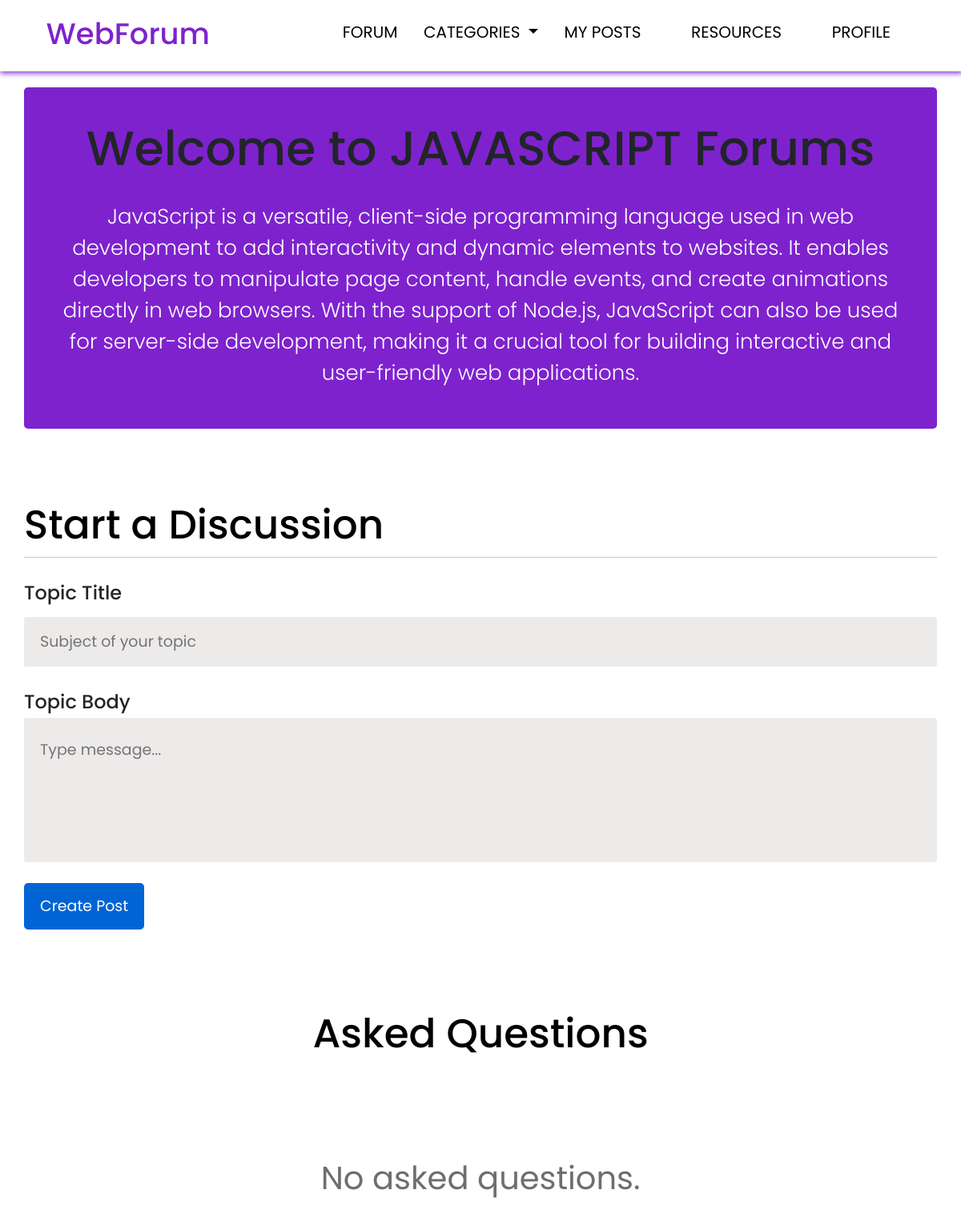
Screenshot of /threadlist.php?catid=2 (signed in) with the database file from the repository.
### tables this page shows
CREATE TABLE `category` (
  `category_id` int(11) NOT NULL,
  `category_name` varchar(255) NOT NULL,
  `category_description` varchar(16000) NOT NULL
);

### threadlist.php (the view, shortened to what this page needs)
<?php
    include('database-connection/user_database.php');
    $id = $_GET['catid'];
    $sql = "SELECT * FROM `category` WHERE category_id=$id";
    $result = mysqli_query($connection, $sql);
    while($row = mysqli_fetch_assoc($result))
    {
        $catname = $row['category_name'];
        $catdesc = $row['category_description'];
    }
?>
<?php
  include('includes/home-header.php');
?>
    <div class="main">
        <h1 class="display-4">Welcome to <?php echo $catname; ?> Forums</h1>
        <p class="display-4"><?php echo $catdesc; ?></p>
    </div>
    <main>
        <h3>Start a Discussion</h3>
        <hr>
       <form action="<?php $_SERVER["PHP_SELF"]?>" method="post">
            <h4>Topic Title</h4>
            <input type="text" name="topic_title" placeholder="Subject of your topic" id="topic_title" autocomplete="off"/>
            <h4>Topic Body</h4>
            <textarea name="topic_body" placeholder="Type message..." id="topic_body"></textarea>
            <input type="submit" name="create_post" value="Create Post" id="create_post" />
       </form>
       <h1 class="heading">Asked Questions</h1>
      </main>
</body>
</html>
<?php
  include('database-connection/user_database.php');
  $id = $_GET['catid'];
  $sql = "SELECT * FROM posts WHERE category_id=$id ORDER BY id DESC";
  $result = mysqli_query($connection, $sql);
  if(mysqli_num_rows($result) > 0){
    while ($row = mysqli_fetch_assoc($result)) {
      $post_id = $row["id"];
      $post_title = $row["post_title"];
      $post_message = $row["post_message"];
      $post_date = $row["post_date"];
      $post_creator = $row["post_creator"];
      echo '
      <!DOCTYPE html>
      <html lang="en">
      <head>
        <meta charset="UTF-8">
        <meta name="viewport" content="width=device-width, initial-scale=1.0">
        <link rel="stylesheet" href="css/post.css" />
      </head>
      <body>
            <div class="posts">
            <div class="container">
                <div class="user">
                  <div class="user-img">
                    <i class="fa-solid fa-user"></i>
                  </div>
                  <div class="name-and-date">
                    <p>@'.$post_creator.'</p>
                    <span>posted on '
                      .$post_date.
                     '</span>
                  </div>
                </div>
              <div class="post-content">
                  <h3 class="title"> '
                    .$post_title.
                  ' </h3>
                  <p class="message">'
                  .$post_message.
                '</p>
              </div>
            </div>
          </div>
      </body>
      </html>
      ';
    }
  }
  else{
    echo '
    <!DOCTYPE html>
    <html lang="en">
    <head>
      <meta charset="UTF-8">
      <meta http-equiv="X-UA-Compatible" content="IE=edge">
      <meta name="viewport" content="width=device-width, initial-scale=1.0">
      <link rel="stylesheet" href="https://cdnjs.cloudflare.com/ajax/libs/font-awesome/6.4.0/css/all.min.css">
      <link rel="stylesheet" href="css/home_pages.css">
      <link rel="shortcut icon" href="favicon/favicon.ico" type="image/x-icon">
    </head>
    <body>
        <main class= "post">
          <p>No asked questions.</p>
        </main>
    </body>
    </html>
    ';
  }
?>

### css/home_pages.css (style rules this page uses)
* { margin: 0; padding: 0; box-sizing: border-box; }
html { scroll-behavior: smooth; font-size: 62.5%; }
body { font-family: 'Poppins', sans-serif; height: 100vh; position: relative; overflow: auto; }
.heading, .home h1 { padding-top: 50px; text-align: center; }
main { padding: 10px 0; margin: 0 auto; width: 1200px; max-width: 95%; line-height: 2.75; }
main h3, h4 , .heading { font-size: 2.4rem; margin-top: 30px; }
main h3, .heading, .home h1 { color: black; font-size: 5rem; }
main #topic_title { width: 100%; padding: 5px 20px; font-size: 1.9rem; border: none; background-color: rgb(237, 234, 234); font-family: 'Poppins', sans-serif; border-radius: 3px; margin-bottom: 30px; color: black; }
main input::placeholder { font-family: 'Poppins', sans-serif; font-size: 1.9rem; }
main p { font-size: 4rem; text-align: center; color: rgb(110, 110, 110); padding-top: 70px; }
main #topic_body { width: 100%; height: 180px; resize: none; border: none; background-color: rgb(237, 234, 234); border-radius: 3px; font-size: 1.9rem; font-family: 'Poppins', sans-serif; padding: 14px 20px; }
main #topic_body::placeholder { font-family: 'Poppins', sans-serif; font-size: 1.9rem; }
main #create_post { background-color: #0164d5; color: white; border: none; padding: 3px 20px; font-size: 1.9rem; font-family: 'Poppins', sans-serif; cursor: pointer; margin-bottom: 50px; }
.profile a, input { font-size: 2rem; display: block; text-decoration: none; color: white; margin-top: 15px; padding: 15px; border-radius: 5px; }
form { position: relative; width: 100%; }

### css/threadlists.css (style rules this page uses)
* { margin: 0; padding: 0; box-sizing: border-box; }
html { font-size: 65.5%; }
.main { width: 1200px; max-width: 95%; background-color: #7e22ce; margin: 20px auto 50px auto; border-radius: 5px; padding: 40px; text-align: center; }
.main h1 { font-size: 6rem; font-weight: 500; }
.main p { font-size: 2.6rem; line-height: 1.5; color: white; margin-top: 30px;; }

### rows the page displays
category: category_name "JAVASCRIPT", category_description "JavaScript is a versatile, client-side programming language used in web development to add interactivity and dynamic elements to websites. It enables developers to manipulate page content, handle events, and create animations directly in web browsers. With the support of Node.js, JavaScript can also be used for server-side development, making it a crucial tool for building interactive and user-friendly web applications."
